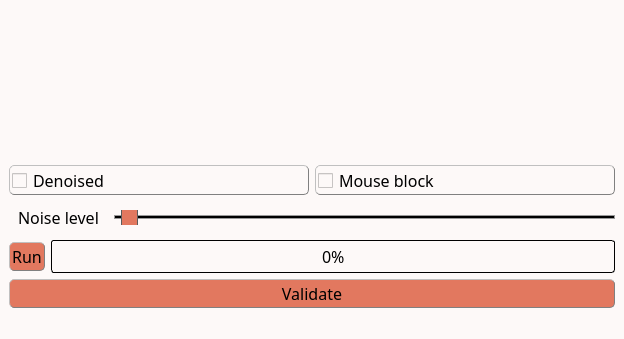
<?xml version="1.0" encoding="UTF-8"?>
<ui version="4.0">
 <class>MainWindow</class>
 <widget class="QMainWindow" name="MainWindow">
  <property name="geometry">
   <rect>
    <x>0</x>
    <y>0</y>
    <width>623</width>
    <height>339</height>
   </rect>
  </property>
  <property name="windowTitle">
   <string>VSNR denoising</string>
  </property>
  <property name="styleSheet">
   <string notr="true">/* Couleur du fond, label, combobox, progressbar vide et spin box */
QWidget, QLabel, QComboBox, QProgressBar, QSpinBox {background-color: rgb(253, 249, 248)}

/* Couleur quand inactif */
QPushButton:disabled, QComboBox:disabled, QSpinBox:disabled {background-color: rgba(243, 98, 64,150)}

/* Couleur des boutons et des selecteurs */
QPushButton, QComboBox::drop-down:button, QComboBox::down-arrow, QComboBox::down-arrow:disabled, QSpinBox::drop-down:button, QSpinBox::down-arrow, QSpinBox::down-arrow:disabled, QSpinBox::drop-up:button, QSpinBox::up-arrow, QSpinBox::up-arrow:disabled, QSlider::handle:horizontal {background-color: rgb(226, 120, 95)}

/* Couleur des bordures de même couleur que les boutons */
QComboBox::drop-down:button, QSpinBox::drop-down:button, QSpinBox::drop-up:button {border-color: rgb(193, 167, 181)}

/* Couleur des textes */
QLabel, QPushButton, QPushButton:hover, QCheckBox, QComboBox, Line, QTextEdit, QSpinBox {color: rgb(0, 0, 0)}

/* style des bordures 1 */
QLabel, QPushButton, QPushButton:hover, QCheckBox, QComboBox, QSpinBox  {
	border-style : outset;
	min-width : 5em;
}

/* style des bordures 2 */
QPushButton, QPushButton:hover, QCheckBox, QComboBox, QSpinBox  {
	border-radius: 5px;
	border-width: 1px;
	border-color: gray;
}

/* Font 1 */
QPushButton, QPushButton:hover, QCheckBox, QProgressBar {font: 12pt &quot;Noto Sans Cond&quot;}

/* Font 2 */
QComboBox, QTextEdit, QSpinBox {font: 10pt &quot;Noto Sans Cond&quot;}

/* Padding 1 */
QLabel, QComboBox, QComboBox::down-arrow, QSpinBox, QSpinBox::down-arrow, QSpinBox::up-arrow {padding : 1px;}

/* Padding 2 */
QPushButton, QPushButton:hover, QCheckBox {padding : 2px;}

/* Gestion taille des QCheckBoxes */
QCheckBox::indicator:unchecked, QCheckBox::indicator:unchecked:hover, QCheckBox::indicator:checked, QCheckBox::indicator:checked:hover  {
	width :15px;
	height : 15px;
}

QLabel {
	Border-radius : 5px;
	border-width : 0px;
	border-color : black;
	font : 14pt &quot;Noto Sans Cond&quot;;
}

QPushButton:hover {background-color: rgb(243, 98, 64);}

QCheckBox::indicator:unchecked {image: url(icons/uncheck_icon.png);}

QCheckBox::indicator:unchecked:hover {image: url(icons/uncheck_hover_icon.png);}

QCheckBox::indicator:checked {image: url(icons/Check_icon.png);}

QCheckBox::indicator:checked:hover {image: url(icons/Check_hover_icon.png);}

QComboBox::drop-down:button{
	border-radius: 4px;
	border-width: 1px;
	width: 30px;
}

QComboBox::down-arrow {
	 image : url(icons/Arrow_down.png); 
    width: 12px;
    height: 12px;
}

Line{
	format: plain;
	midLine-Width : 1px;
}

QFrame[height=&quot;3&quot;], QFrame[width=&quot;3&quot;] {background-color: #3A3939;}

QTextEdit{
	background-color: rgb(255, 255, 255);
	border-style: solid;
	border-radius: 5px;
	border-width: 1px;
	border-color: black;
}

QLineEdit {font : 12pt &quot;Noto Sans Cond&quot;;}

/* Gestion taille des QLineEdit */
QLineEdit::indicator:unchecked, QLineEdit::indicator:unchecked:hover, QLineEdit::indicator:checked, QLineEdit::indicator:checked:hover  {
	border-color: black;
}

QHBoxLayout {background-color: rgb(0, 240, 240, 50);}

QProgressBar {
	text-align: center;
	border: 1px solid black;
	border-radius: 3px;
 }

 QProgressBar::chunk {
	background-color: rgb(243, 98, 64);
	width: 15px;
	margin : 0.5px;
 }

QSpinBox::drop-down:button, QSpinBox::drop-up:button {
	border-radius: 2px;
	border-width: 1px;
	width: 36px;
}

QSpinBox::down-arrow {
	image : url(icons/Arrow_down.png);
    width: 24px;
    height: 22px;
}

QSpinBox::up-arrow {
	image : url(icons/Arrow_up.png);
    width: 24px;
    height: 22px;
}

QSlider::groove:horizontal {
    border: 1px solid #999999;
    height: 2px; /* the groove expands to the size of the slider by default. by giving it a height, it has a fixed size */
    background-color: rgb(0, 0, 0);
    margin: 1px 0;
}

QSlider::handle:horizontal {
    border: 1px solid #5c5c5c;
    width: 15px;
    height: 30px;
    margin: -10px 0; /* handle is placed by default on the contents rect of the groove. Expand outside the groove */
    border-radius: 3px;
}</string>
  </property>
  <widget class="QWidget" name="centralwidget">
   <property name="styleSheet">
    <string notr="true"/>
   </property>
   <layout class="QHBoxLayout" name="horizontalLayout_5">
    <item>
     <layout class="QVBoxLayout" name="verticalLayout_2">
      <item>
       <layout class="QHBoxLayout" name="horizontalLayout_2">
        <item>
         <widget class="ImageView" name="expSeries" native="true">
          <property name="sizePolicy">
           <sizepolicy hsizetype="MinimumExpanding" vsizetype="MinimumExpanding">
            <horstretch>0</horstretch>
            <verstretch>0</verstretch>
           </sizepolicy>
          </property>
         </widget>
        </item>
        <item>
         <widget class="PlotWidget" name="profiles" native="true">
          <property name="sizePolicy">
           <sizepolicy hsizetype="MinimumExpanding" vsizetype="MinimumExpanding">
            <horstretch>0</horstretch>
            <verstretch>0</verstretch>
           </sizepolicy>
          </property>
          <property name="minimumSize">
           <size>
            <width>600</width>
            <height>150</height>
           </size>
          </property>
         </widget>
        </item>
       </layout>
      </item>
      <item>
       <layout class="QVBoxLayout" name="verticalLayout">
        <item>
         <layout class="QHBoxLayout" name="horizontalLayout">
          <item>
           <widget class="QCheckBox" name="denoised">
            <property name="font">
             <font>
              <family>Noto Sans Cond</family>
              <pointsize>12</pointsize>
              <weight>50</weight>
              <italic>false</italic>
              <bold>false</bold>
             </font>
            </property>
            <property name="styleSheet">
             <string notr="true"/>
            </property>
            <property name="text">
             <string>Denoised</string>
            </property>
           </widget>
          </item>
          <item>
           <widget class="QCheckBox" name="mouseLock">
            <property name="font">
             <font>
              <family>Noto Sans Cond</family>
              <pointsize>12</pointsize>
              <weight>50</weight>
              <italic>false</italic>
              <bold>false</bold>
             </font>
            </property>
            <property name="styleSheet">
             <string notr="true"/>
            </property>
            <property name="text">
             <string>Mouse block</string>
            </property>
           </widget>
          </item>
         </layout>
        </item>
        <item>
         <layout class="QHBoxLayout" name="horizontalLayout_4">
          <item>
           <widget class="QLabel" name="label_noise">
            <property name="font">
             <font>
              <family>Noto Sans Cond</family>
              <pointsize>12</pointsize>
              <weight>50</weight>
              <italic>false</italic>
              <bold>false</bold>
             </font>
            </property>
            <property name="styleSheet">
             <string notr="true">QLabel {
color: rgb(0, 0, 0);
background-color:	rgb(253, 249, 248);
border-style : outset;
Border-radius : 5px;
border-width : 0px;
border-color : black;
min-width : 5em;
padding : 5px;
font : 12pt &quot;Noto Sans Cond&quot;;
}</string>
            </property>
            <property name="text">
             <string>Noise level</string>
            </property>
           </widget>
          </item>
          <item>
           <widget class="QSlider" name="slider_noise">
            <property name="minimumSize">
             <size>
              <width>0</width>
              <height>15</height>
             </size>
            </property>
            <property name="sizeIncrement">
             <size>
              <width>0</width>
              <height>3</height>
             </size>
            </property>
            <property name="minimum">
             <number>1</number>
            </property>
            <property name="maximum">
             <number>300</number>
            </property>
            <property name="pageStep">
             <number>2</number>
            </property>
            <property name="value">
             <number>5</number>
            </property>
            <property name="orientation">
             <enum>Qt::Horizontal</enum>
            </property>
           </widget>
          </item>
         </layout>
        </item>
        <item>
         <layout class="QHBoxLayout" name="horizontalLayout_3">
          <item>
           <widget class="QPushButton" name="preview">
            <property name="font">
             <font>
              <family>Noto Sans Cond</family>
              <pointsize>12</pointsize>
              <weight>50</weight>
              <italic>false</italic>
              <bold>false</bold>
             </font>
            </property>
            <property name="toolTip">
             <string>&lt;html&gt;&lt;head/&gt;&lt;body&gt;&lt;p&gt;&lt;span style=&quot; font-size:11pt;&quot;&gt;Run the computation&lt;/span&gt;&lt;/p&gt;&lt;/body&gt;&lt;/html&gt;</string>
            </property>
            <property name="styleSheet">
             <string notr="true"/>
            </property>
            <property name="text">
             <string>Run</string>
            </property>
            <property name="icon">
             <iconset>
              <normaloff>TSG_icons/run_icon.png</normaloff>TSG_icons/run_icon.png</iconset>
            </property>
           </widget>
          </item>
          <item>
           <widget class="QProgressBar" name="progressBar">
            <property name="font">
             <font>
              <family>Noto Sans Cond</family>
              <pointsize>12</pointsize>
              <weight>50</weight>
              <italic>false</italic>
              <bold>false</bold>
             </font>
            </property>
            <property name="styleSheet">
             <string notr="true"/>
            </property>
            <property name="value">
             <number>0</number>
            </property>
           </widget>
          </item>
         </layout>
        </item>
        <item>
         <widget class="QPushButton" name="Validate_button">
          <property name="minimumSize">
           <size>
            <width>96</width>
            <height>0</height>
           </size>
          </property>
          <property name="font">
           <font>
            <family>Noto Sans Cond</family>
            <pointsize>12</pointsize>
            <weight>50</weight>
            <italic>false</italic>
            <bold>false</bold>
           </font>
          </property>
          <property name="toolTip">
           <string>&lt;html&gt;&lt;head/&gt;&lt;body&gt;&lt;p&gt;&lt;span style=&quot; font-size:11pt;&quot;&gt;Export data to the main GUI&lt;/span&gt;&lt;/p&gt;&lt;/body&gt;&lt;/html&gt;</string>
          </property>
          <property name="styleSheet">
           <string notr="true"/>
          </property>
          <property name="text">
           <string>Validate</string>
          </property>
          <property name="icon">
           <iconset>
            <normaloff>TSG_icons/Export.png</normaloff>TSG_icons/Export.png</iconset>
          </property>
         </widget>
        </item>
       </layout>
      </item>
     </layout>
    </item>
   </layout>
  </widget>
  <widget class="QMenuBar" name="menubar">
   <property name="geometry">
    <rect>
     <x>0</x>
     <y>0</y>
     <width>623</width>
     <height>20</height>
    </rect>
   </property>
  </widget>
  <widget class="QStatusBar" name="statusbar"/>
 </widget>
 <customwidgets>
  <customwidget>
   <class>ImageView</class>
   <extends>QWidget</extends>
   <header>pyqtgraph</header>
   <container>1</container>
  </customwidget>
  <customwidget>
   <class>PlotWidget</class>
   <extends>QWidget</extends>
   <header>pyqtgraph</header>
   <container>1</container>
  </customwidget>
 </customwidgets>
 <resources/>
 <connections/>
</ui>
